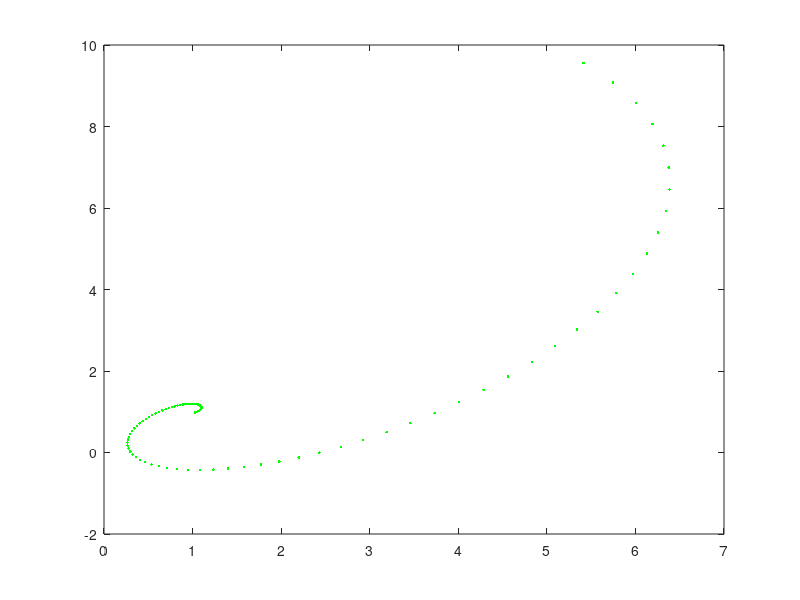
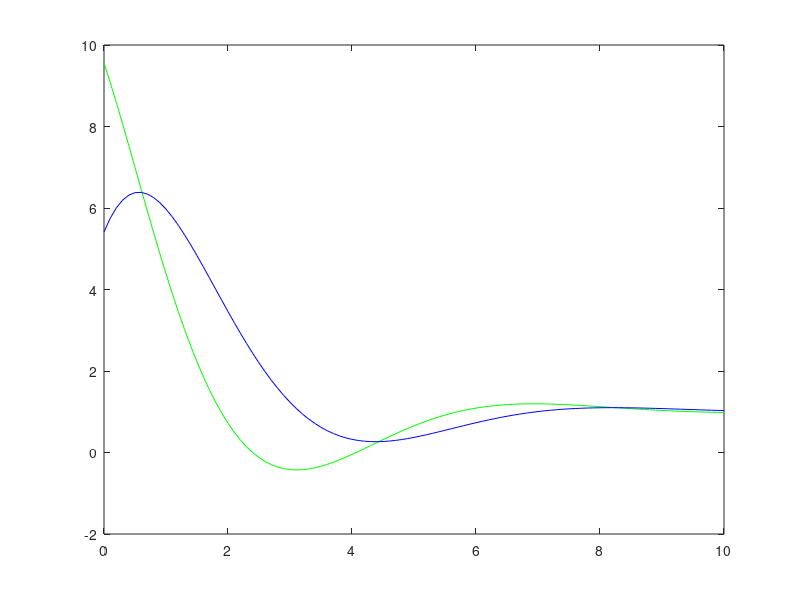

Reproduce these figures in MATLAB, in order.
clc;clear;
t0=0;
t1=10;
h=0.1;
L1=1;
i0=5;
C1=1;
v0=10;
R1=1;
R2=1;
E=1;
M=[C1 0;0 -L1];
N=[0 1; 1 -R2];
U=[E/R1;0];
Xant=[v0;i0];

uno=inv((1/h).*M+N)
dos=(1/h).*M
solu=[];
for i=t0:h:t1
    X=uno*(U+dos*Xant)
    Xant=X
    %plot(i,X(1),'*g',i,X(2),'*b');
    plot(X(2),X(1),'.g');
    %plot(-X(1),X(2),'*b');
    hold on;
    drawnow;
    solu=[solu X]
end
hold off
figure(2)
solu=solu';
t=t0:h:t1;
plot(t,solu(:,1),'g',t,solu(:,2),'b');